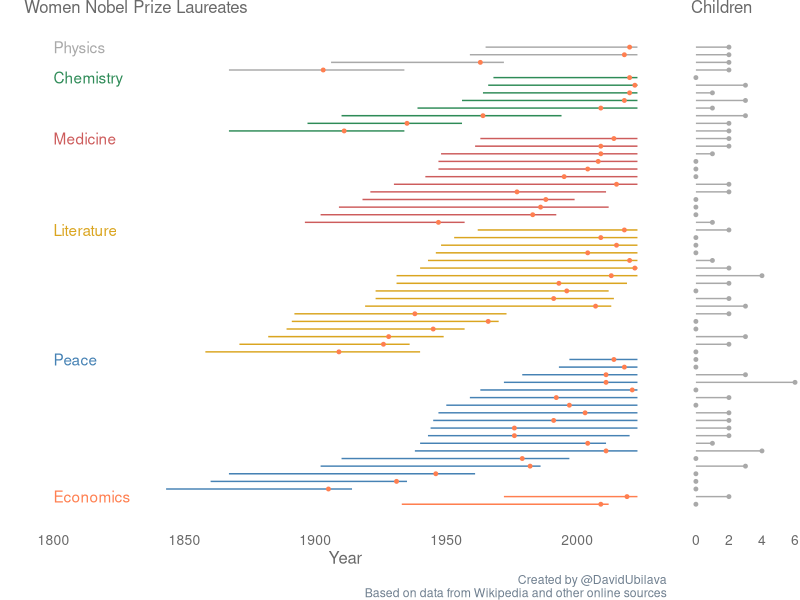
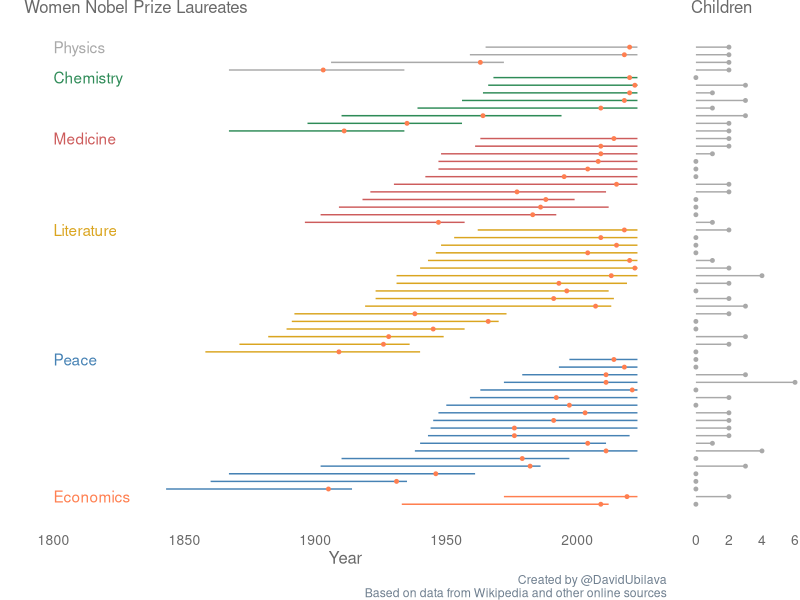

These figures' R source, in order:
# load the libraries (install them if needed)
library(data.table)
library(ggplot2)
library(Cairo)
library(cowplot)

# plot aesthetics
theme_guess <- function(){
  theme(
    panel.background=element_rect(fill="transparent",color=NA),
    plot.background=element_rect(fill="transparent",color=NA),
    legend.background=element_rect(fill="transparent",color=NA),
    plot.title=element_text(size=12,colour="dimgray"),
    axis.title=element_text(size=12,colour="dimgray"),
    axis.text=element_text(size=10,colour="dimgray",margin=margin(t=1,r=1,b=1,l=1)),
    axis.line=element_line(colour="darkgray"),
    axis.ticks=element_line(colour="darkgray"),
    legend.position="none",
    legend.title=element_blank(),
    legend.text=element_text(size=10,colour="dimgray"),
    legend.key.size=unit(.75,'lines'),
    plot.caption = element_text(colour="slategray"),
    strip.background=element_blank(),
    strip.text=element_text(size=10,colour="dimgray",face="bold",margin=margin(.1,0,.1,0,"cm"))
  )
}


dt <- fread("data/women.csv")

dt[,`:=`(Age=Year-Born)]

# lives before and after nobel
dt[,`:=`(Field_id=ifelse(Field=="Economics",1,ifelse(Field=="Peace",2,ifelse(Field=="Literature",3,ifelse(Field=="Medicine",4,ifelse(Field=="Chemistry",5,6))))))]

life_dt <- dt[order(Field_id,Born,Year,Died)]
life_dt[,id := seq_len(.N)]

life_dt[,`:=`(Life=Died-Born,Life_After=Died-Year)]

mean(life_dt$Life,na.rm=T)
mean(life_dt$Life_After,na.rm=T)

life_dt[is.na(Died)]$Died <- 2023

gg_lives <- ggplot(life_dt)+
  geom_segment(aes(x=Born,xend=Died,y=id,yend=id,color=as.factor(Field_id)),linewidth=.5)+
  scale_color_manual(values=c("coral","steelblue","goldenrod","indianred","seagreen","darkgray"))+
  geom_point(aes(x=Year,y=id),color="coral",size=1)+
  annotate(geom="text", x=1800, y=2, label="Economics",color="coral",hjust=0)+
  annotate(geom="text", x=1800, y=20, label="Peace",color="steelblue",hjust=0)+
  annotate(geom="text", x=1800, y=37, label="Literature",color="goldenrod",hjust=0)+
  annotate(geom="text", x=1800, y=49, label="Medicine",color="indianred",hjust=0)+
  annotate(geom="text", x=1800, y=57, label="Chemistry",color="seagreen",hjust=0)+
  annotate(geom="text", x=1800, y=61, label="Physics",color="darkgray",hjust=0)+
  labs(title="Women Nobel Prize Laureates",x="Year",y="",caption = "Created by @DavidUbilava\nBased on data from Wikipedia and other online sources")+
  coord_cartesian(xlim=c(1800,2023))+
  theme_classic()+
  theme_guess()+
  theme(axis.line = element_blank(),axis.ticks=element_blank(),axis.text.y = element_blank(),plot.margin=margin(0,0,0,0,"cm"))

gg_children <- ggplot(life_dt)+
  geom_segment(aes(x=0,xend=Children,y=id,yend=id),color="darkgray",linewidth=.5)+
  geom_point(aes(x=Children,y=id),color="darkgray",size=1)+
  labs(title="Children")+
  coord_cartesian(xlim=c(0,6))+
  theme_classic()+
  theme_guess()+
  theme(axis.line = element_blank(),axis.ticks=element_blank(),axis.text.y = element_blank(),axis.title = element_blank(),plot.margin=margin(0,0,0,0,"cm"))


gg_livedots <- ggplot(life_dt,aes(x=Year))+
  geom_dotplot(fill="coral",color="coral",binwidth=1,stackdir="down")+
  coord_cartesian(xlim=c(1800,2023))+
  labs(caption = "Created by @DavidUbilava\nBased on data from Wikipedia and other online sources")+
  theme_classic()+
  theme_guess()+
  theme(axis.line = element_blank(),axis.ticks=element_blank(),axis.text=element_blank(),axis.title = element_blank(),plot.margin=margin(0,0,0,0,"cm"))

gg_childrendots <- ggplot(life_dt,aes(x=Children))+
  geom_dotplot(fill="darkgray",color="darkgray",binwidth=.2,stackdir="down")+
  coord_cartesian(xlim=c(0,6))+
  theme_classic()+
  theme_guess()+
  theme(axis.line = element_blank(),axis.ticks=element_blank(),axis.text=element_blank(),axis.title = element_blank(),plot.margin=margin(0,0,0,0,"cm"))


gg_combined <- plot_grid(gg_lives,gg_children,ncol=2,align="hv",rel_widths = c(5,1))


ggsave("figures/nobel_women.png",gg_combined,width=6.5,height=4.5,dpi="retina",device="png")
ggsave("figures/nobel_women.eps",gg_combined,width=6.5,height=4.5,dpi="retina",device=cairo_ps)
